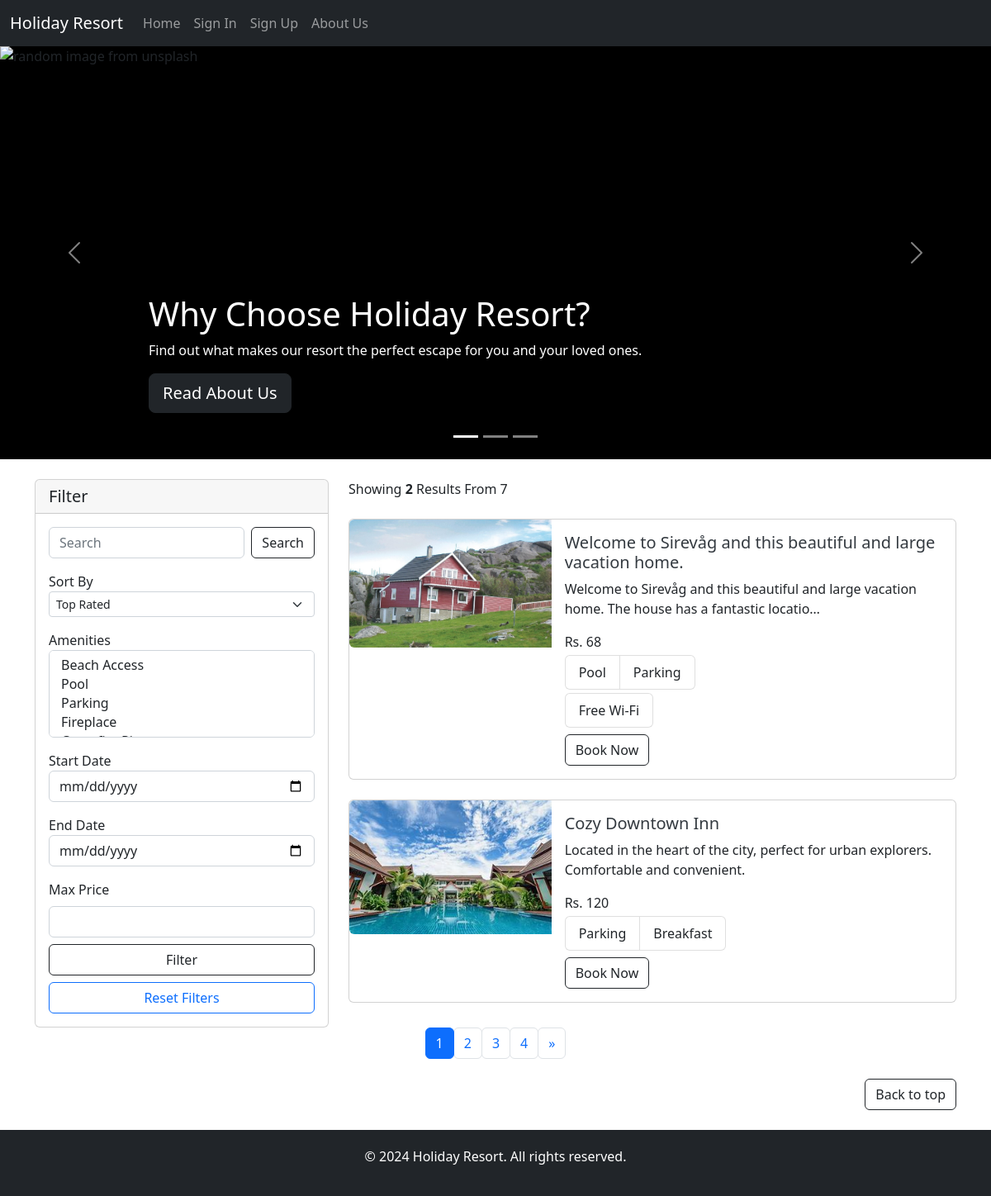
The page / on the database its author committed.
### home/models.py (models this page shows, shortened)
class BaseModel(models.Model):
    uid = models.UUIDField(default=uuid.uuid4   , editable=False , primary_key=True)
    created_at = models.DateField(auto_now_add=True)
    updated_at = models.DateField(auto_now_add=True)
    class Meta:
        abstract = True
        ordering=['uid']

class Hotel(BaseModel):
    hotel_name= models.CharField(max_length=100)
    hotel_price = models.IntegerField()
    description = models.TextField()
    amenities = models.ManyToManyField(Amenities)
    room_count = models.IntegerField(default=10)

class HotelImages(BaseModel):
    hotel= models.ForeignKey(Hotel ,related_name="images", on_delete=models.CASCADE)
    images = models.ImageField(upload_to="hotels")

class Amenities(BaseModel):
    amenity_name = models.CharField(max_length=100)
    def __str__(self) -> str:
        return self.amenity_name

### home/views.py (the view, shortened to what this page needs)
# urls.py: path('', index, name='index'),
def index(request):
    amenities = Amenities.objects.all()
    hotels = Hotel.objects.all()
    total_hotels = len(hotels)
    selected_amenities = request.GET.getlist('selectAmenity')
    sort_by = request.GET.get('sortSelect')
    search = request.GET.get('searchInput')
    startdate = request.GET.get('startDate')
    enddate = request.GET.get('endDate')
    price = request.GET.get('price')
    if selected_amenities != []:
        hotels = hotels.filter(
            amenities__amenity_name__in=selected_amenities).distinct()
    if search:
        hotels = hotels.filter(Q(hotel_name__icontains=search)
                               | Q(description__icontains=search) | Q(amenities__amenity_name__contains=search))
    if sort_by:
        if sort_by == 'low_to_high':
            hotels = hotels.order_by('hotel_price')
        elif sort_by == 'high_to_low':
            hotels = hotels.order_by('-hotel_price')
    if price:
        hotels = hotels.filter(hotel_price__lte=int(price))
    hotels = hotels.distinct ()
    p = Paginator(hotels, 2)
    page_no = request.GET.get('page')
    hotels = p.get_page(1)
    if page_no:
        hotels = p.get_page(page_no)
    no_of_pages = list(range(1, p.num_pages+1))
    date = datetime.today().strftime('%Y-%m-%d')
    context = {'amenities': amenities, 'hotels': hotels, 'sort_by': sort_by,
               'search': search, 'selected_amenities': selected_amenities, 'no_of_pages': no_of_pages, 'max_price': price, 'startdate': startdate, "enddate": enddate, "date": date,'total_hotels':total_hotels}
    return render(request, 'home/index.html', context)

### home/templatetags/coustom_tags.py (called while the page is built)
def  modify_url(value):
    if value == '/':
        value += "?d=10"
    return value

### templates/home/index.html (shortened to what this page needs)
{% extends 'home/base.html' %}
{% load coustom_tags %}
{% block body %}
<main>
    <div id="myCarousel" class="carousel slide" data-bs-ride="carousel">
        <div class="carousel-indicators">
            <button type="button" data-bs-target="#myCarousel" data-bs-slide-to="0" class="active" aria-current="true" aria-label="Slide 1"></button>
            <button type="button" data-bs-target="#myCarousel" data-bs-slide-to="1" aria-label="Slide 2"></button>
            <button type="button" data-bs-target="#myCarousel" data-bs-slide-to="2" aria-label="Slide 3"></button>
        </div>
        <div class="carousel-inner">
            <div class="carousel-item active">
                <img src="https://unsplash.it/1400/500/?travel" class="d-block w-100" alt="random image from unsplash">
                <div class="container">
                    <div class="carousel-caption text-start">
                        <h1>Why Choose Holiday Resort?</h1>
                        <p>Find out what makes our resort the perfect escape for you and your loved ones.</p>
                        <p><a class="btn btn-dark btn-lg" href="#">Read About Us</a></p>
                    </div>
                </div>
            </div>
        </div>
        <button class="carousel-control-prev" type="button" data-bs-target="#myCarousel" data-bs-slide="prev">
            <span class="carousel-control-prev-icon" aria-hidden="true"></span>
        </button>
        <button class="carousel-control-next" type="button" data-bs-target="#myCarousel" data-bs-slide="next">
            <span class="carousel-control-next-icon" aria-hidden="true"></span>
        </button>
    </div>
    <div class="container mt-4">
        <div class="row margin-auto">
            <div class="col-4">
                <div class="card">
                    <h5 class="card-header">Filter</h5>
                    <div class="card-body">
                        <form action="" class="iform-group" id="filterForm">
                            <div class="d-flex mb-3">
                                <input class="form-control me-2" type="search" placeholder="Search"
                                    aria-label="Search" id="searchInput" name="searchInput" >
                                <button class="btn btn-outline-dark" id="searchBtn" type="submit">Search</button>
                            </div>
                            <label for="sortSelect">Sort By</label>
                            <div class="mb-3">
                                <select class="form-select form-select-sm" aria-label=".form-select-sm example"
                                    id="sortSelect" name="sortSelect">
                                    <option value="rated" {% if sort_by == "rated" %} selected {% endif %}>Top Rated</option>
                                </select>
                            </div>
                            <label for="selectAmenity">Amenities</label>
                            <select class="form-select" multiple aria-label="multiple select example"
                                id='selectAmenity' name="selectAmenity">
                                {% for amenity in amenities %}
                                <option value="{{amenity.amenity_name}}"
                                {% if amenity.amenity_name in selected_amenities %} selected {% endif %}>{{amenity.amenity_name}}</option>
                                {% endfor %}
                            </select>
                            <label for="startDate" class='mt-3'>Start Date</label>
                            <input type="date" name="startDate" class="form-control" id="startDate" min='{{date}}'>
                            <label for="endDate" class="mt-3">End Date</label>
                            <input type="date" name="endDate" class="form-control" id="endDate" min='{{date}}'>
                            <div class="mt-3">
                                <label for="customRange2" class="form-label">Max Price</label>
                                <input type="number" class="form-control mb-2" id="price" name="price"
                                >
                            </div>
                            <div class="d-grid">
                                <button class="btn btn-outline-dark d-block" type="submit">Filter</button>
                                <button class="btn btn-outline-primary d-block mt-2" type="button" onclick="resetFilters()">Reset Filters</button>
                            </div>
                        </form>
                    </div>
                </div>
            </div>
            <div class="col-8">
                <div class="col-5">
                    Showing <span class="fw-bold">{{hotels|length}}</span> Results From {{total_hotels}}
                </div>
                <div class="">
                    {% for hotel in hotels.object_list %}
                    <div class="card mb-3 mt-4" style="max-width: 1000px;">
                        <div class="row g-0">
                            <div class="col-md-4">
                                <a href="/holiday_resort/{{hotel.uid}}">
                                    <img src="/media/{{hotel.images.first.images}}" class="img-fluid rounded-start" alt="...">
                                </a>
                            </div>
                            <div class="col-md-8">
                                <div class="card-body">
                                    <h5 class="card-title">{{ hotel.hotel_name }}</h5>
                                    <p class="card-text">{{ hotel.description|truncatechars:100 }}</p>
                                    <li class=" list-group-item">Rs. {{hotel.hotel_price}}</li>
                                    <ul class="list-group list-group-horizontal">
                                        {% for i in hotel.amenities.all %}
                                        {% if forloop.counter|divisibleby:3 %}
                                    </ul>
                                    <ul class="list-group list-group-horizontal">
                                        {% else %}
                                        <li class="list-group-item mt-1 mr-1">{{i}}</li>
                                        {% endif %}
                                        {% endfor %}
                                    </ul>
                                    <a href="{% url 'get_hotel' uid=hotel.uid %}" class="btn btn-outline-dark mt-2">Book Now</a>
                                </div>
                            </div>
                        </div>
                    </div>
                    {% endfor %}
                </div>
            </div>
        </div>
    </div>
    <nav>
        <ul class="pagination justify-content-center">
            {% for i in hotels.paginator.page_range %}
            <li class="page-item">
                <a class="page-link btn btn-outline-dark {% if i == hotels.number %} active {% endif %}" href="{{ request.get_full_path|modify_url }}&page={{ i }}">{{ i }}</a>
            </li>
            {% endfor %}
            {% if hotels.has_next %}
            <li class="page-item">
                <a class="page-link btn btn-outline-dark" href="{{ request.get_full_path|modify_url }}&page={{ hotels.next_page_number }}" aria-label="Next">
                    <span aria-hidden="true">&raquo;</span>
                </a>
            </li>
            {% endif %}
        </ul>
    </nav>
    <div class="container mt-4 mb-4">
        <div class="d-grid gap-2 d-md-flex justify-content-md-end">
            <button class="btn btn-outline-dark" onclick="scrollToTop()"> Back to top</button>
        </div>
    </div>
</main>
{% endblock body %}

### templates/home/base.html (style rules this page uses)
body { background-color: #f0f0f0; color: #343a40; font-family: 'Roboto', sans-serif; font-size: 1.1rem; display: flex; flex-direction: column; min-height: 100vh; }
.btn { background-color: #000000; color: #ffffff; }

### templates/home/index.html (style rules this page uses)
body { background-color: #f0f0f0; color: #343a40; font-family: 'Roboto', sans-serif; font-size: 1.2rem; }
.carousel-item { background-color: black; height: 500px; }
.carousel-caption h1, .carousel-caption p { color: white; }
.card { border: 1px solid #dee2e6; }
.card-title { color: #343a40; }

### rows shown on the page
Hotel: images.first.images (picture), hotel_name "Welcome to Sirevåg and this beautiful and large vacation home.", description "Welcome to Sirevåg and this beautiful and large vacation home. The house has a fantastic locatio…", hotel_price "68"
Amenities: amenity_name "Pool"
Amenities: amenity_name "Parking"
Amenities: amenity_name "Free Wi-Fi"
Hotel: images.first.images (picture), hotel_name "Cozy Downtown Inn", description "Located in the heart of the city, perfect for urban explorers. Comfortable and convenient.", hotel_price "120"
Amenities: amenity_name "Breakfast"

### other values the page prints
{{ hotels|length }} "2"
{{ total_hotels }} "7"
{{ i }} "1" "2" "3" "4"
